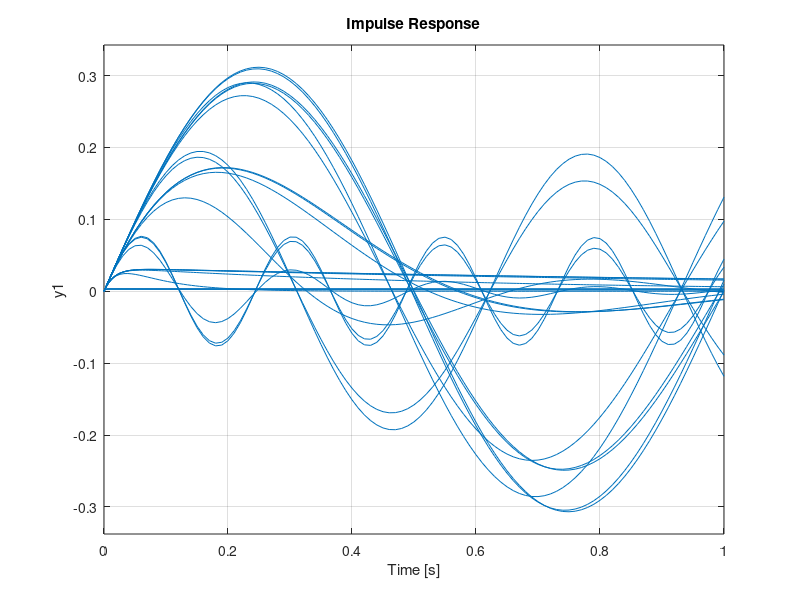

Source code (MATLAB):
clc;
clear all;
close all;

%%task 2
m_p = 0.16; %kg
c_p = 0.4; %Ns/m
k_p = 6.32; %N/m
w_n = sqrt(k_p/m_p);
zeta= c_p/2*sqrt(k_p*m_p);
% c_p1 = 0;
% d_d = 2*zeta*w_n*m_p;
% d_p = (w_n)^2*m_p - k_p;
coeff= 0;
d_d_mat=[0.01 0.1 1 10 100  ];
d_p_mat=[0.01 0.1 1 10 100  ];
for l1=1:length(d_d_mat)
    d_d=d_d_mat(l1);
 for l2=1:length(d_p_mat)
    d_p=d_p_mat(l2);
coeff=coeff +1;    
H = tf([0,2*zeta*w_n,w_n^2],[1,2*zeta*w_n,w_n^2]);
G = tf([0,0,k_p],[m_p,d_d,k_p+d_p]);
% bode(G)
impulse(G*0.05,1) % impulse excitation
hold on;
% impulse(H*0.05,1) % impulse excitation
w_calc(coeff)= sqrt((k_p+d_p)/m_p);
zeta_calc(coeff) = d_d / 2*m_p*w_n;
utsav(1,coeff)=d_d;
utsav(2,coeff)=d_p;
 end
end